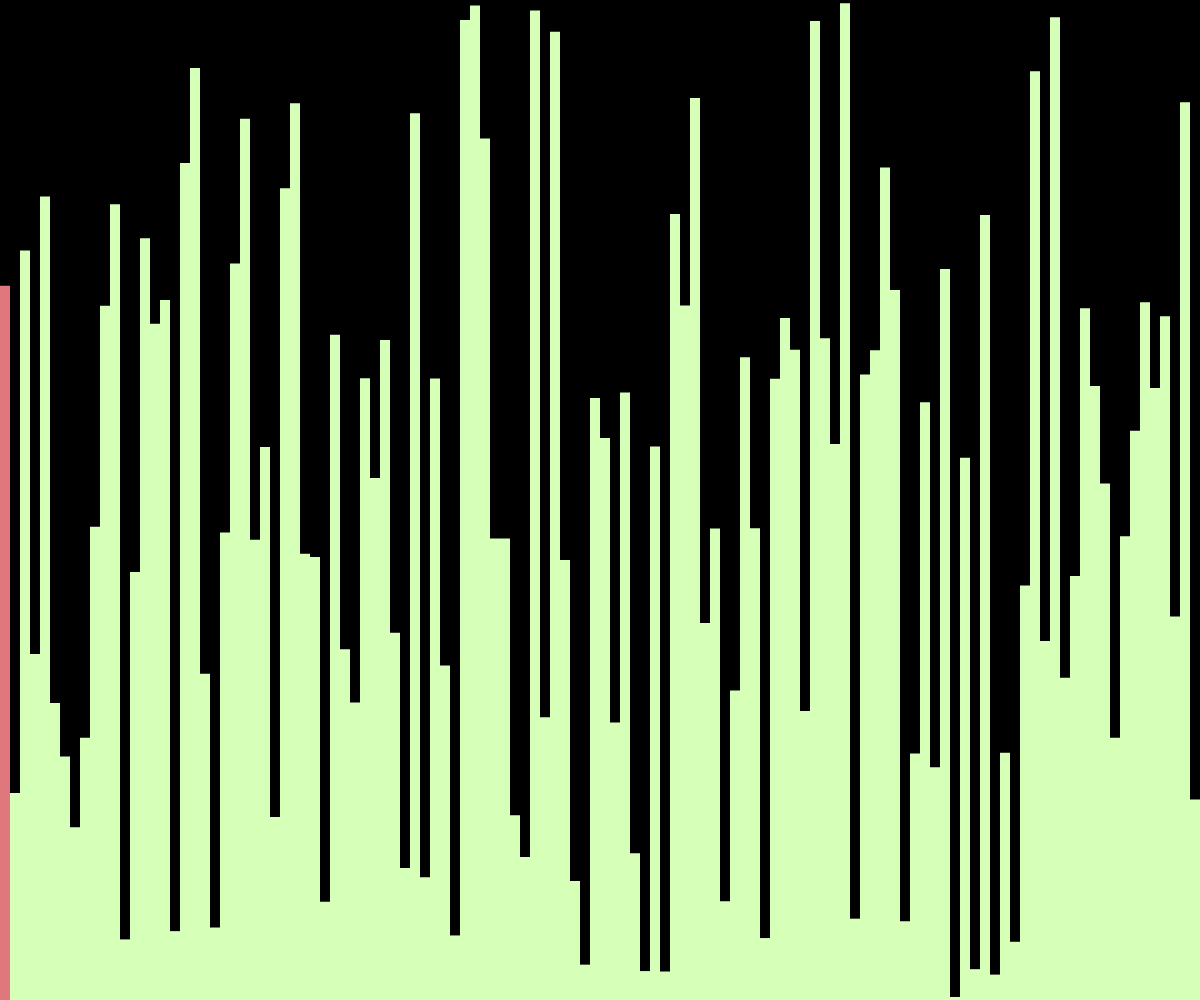
Frame 1 (no input)
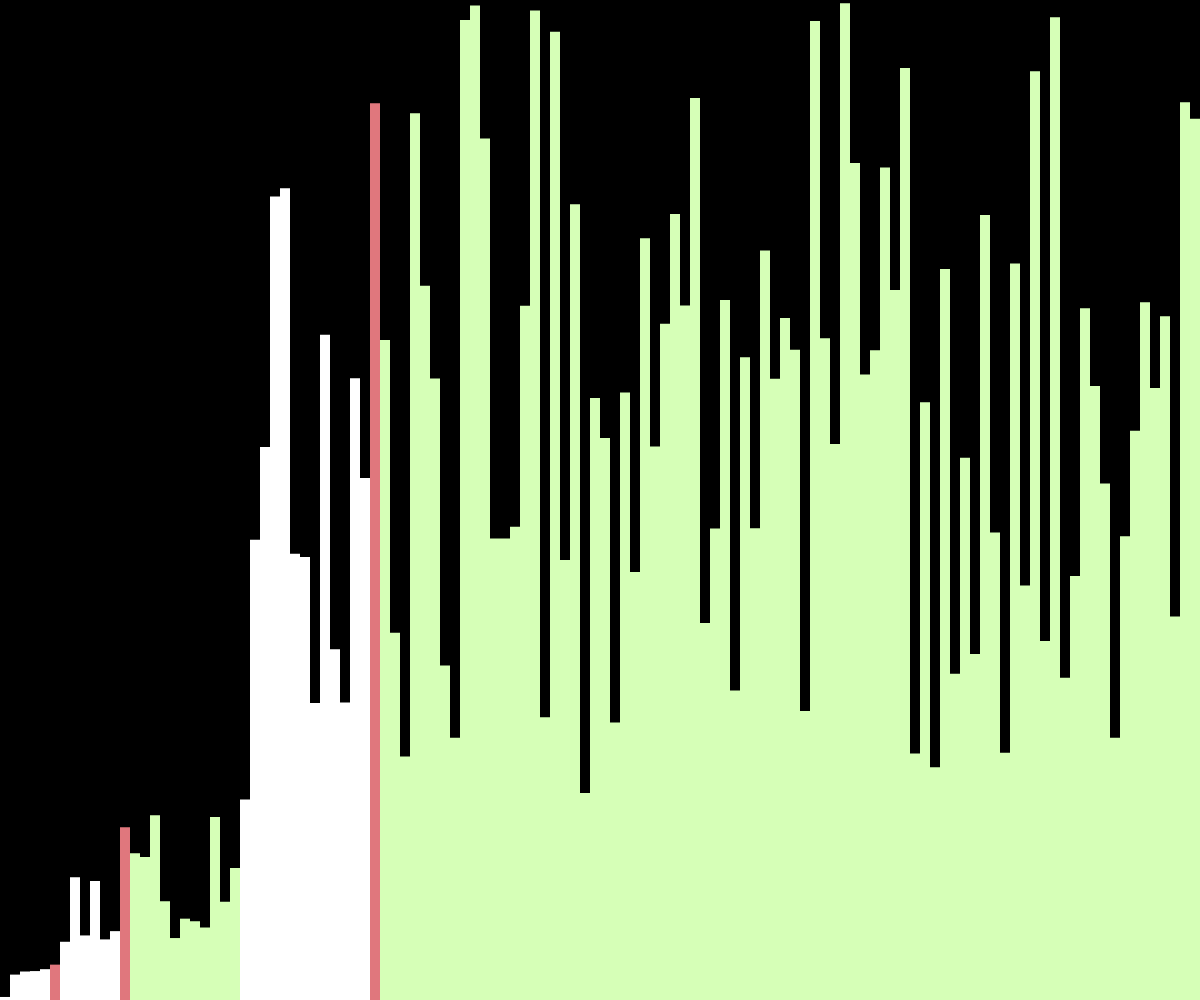
Frame 60 (no input)
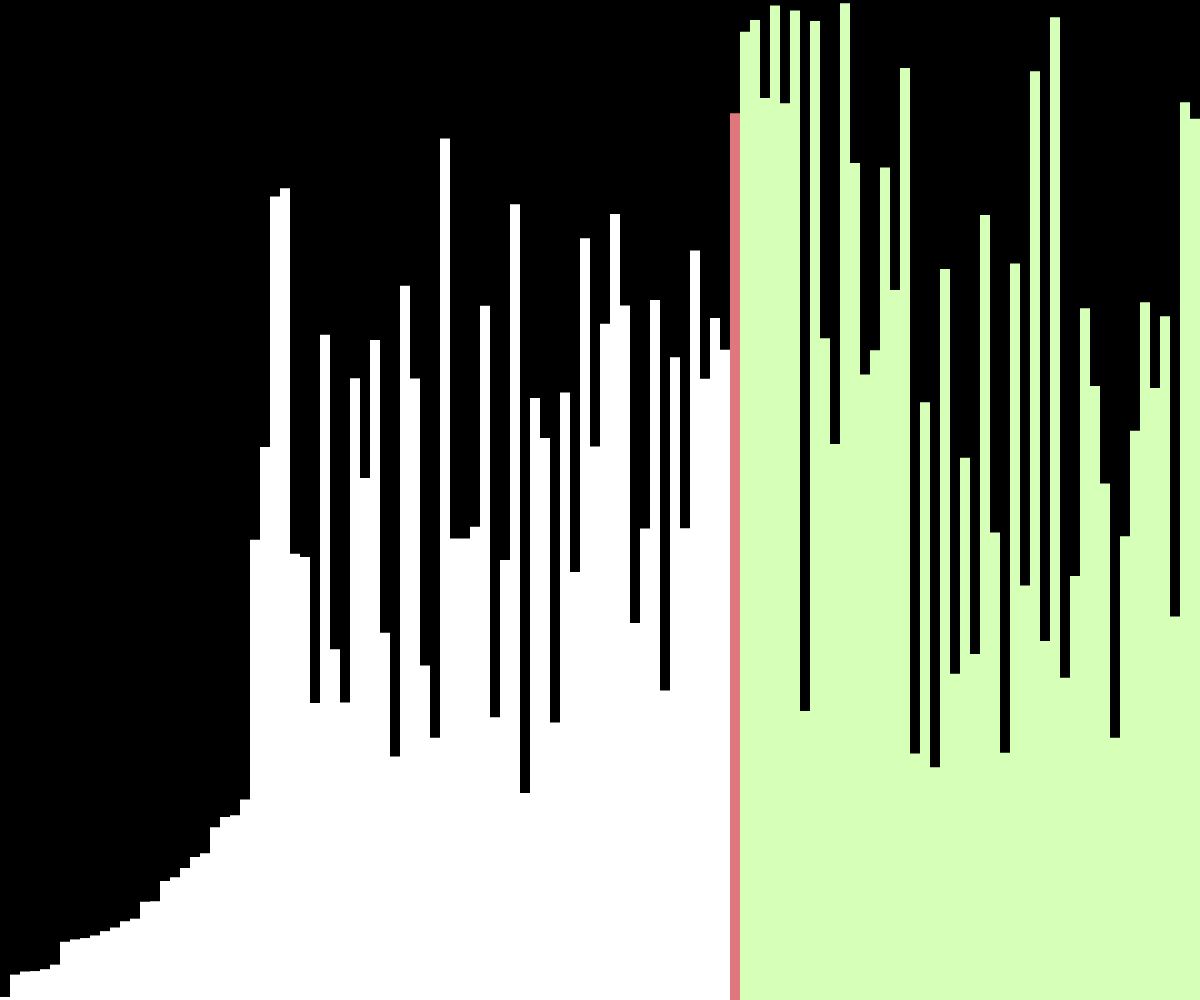
Frame 120 (the mouse pressed at the canvas centre since frame 60)

The p5.js sketch that drew these frames (run headless with seeded random() and noise() and a simulated clock; from frame 60 on, the mouse is pressed at the canvas centre):

// p5.js sketch
// ── sketch.js
const w = 10;
const STATE_PIVOT = 0;
const STATE_PARTITION = 1;
const STATE_NORMAL = -1;
const COLOR_PIVOT = "#E0777D";
const COLOR_PARTITION = "#D6FFB7";
const COLOR_NORMAL = "#FFFFFF";

let values;
let states;

function setup() {
  createCanvas(windowWidth, windowHeight);

  values = new Array(floor(width / w));
  for (let i = 0; i < values.length; i++) {
    values[i] = random(height);
  }
  states = new Array(values.length).fill(STATE_NORMAL);

  quickSort(values, 0, values.length - 1);
}

async function quickSort(arr, start, end) {
  if (start >= end) return;

  const idx = await partition(arr, start, end);

  await Promise.all([
    quickSort(arr, start, idx - 1),
    quickSort(arr, idx + 1, end),
  ]);
}

async function partition(arr, start, end) {
  for (let i = start; i <= end; i++) {
    states[i] = STATE_PARTITION;
  }

  let pVal = arr[end];
  let pIdx = start;
  states[pIdx] = STATE_PIVOT;

  for (let i = start; i < end; i++) {
    if (arr[i] < pVal) {
      await swap(arr, i, pIdx);
      states[pIdx] = STATE_NORMAL;
      pIdx++;
      states[pIdx] = STATE_PIVOT;
    }
  }

  await swap(arr, pIdx, end);

  for (let i = start; i <= end; i++) {
    states[i] = STATE_NORMAL;
  }

  return pIdx;
}

async function swap(arr, a, b) {
  await sleep(50);
  [arr[a], arr[b]] = [arr[b], arr[a]];
}

function sleep(ms) {
  return new Promise((resolve) => setTimeout(resolve, ms));
}

function draw() {
  background(0);

  noStroke();
  for (let i = 0; i < values.length; i++) {
    if (states[i] === STATE_PIVOT) fill(COLOR_PIVOT);
    else if (states[i] === STATE_PARTITION) fill(COLOR_PARTITION);
    else fill(COLOR_NORMAL);

    rect(i * w, height - values[i], w, values[i]);
  }
}
